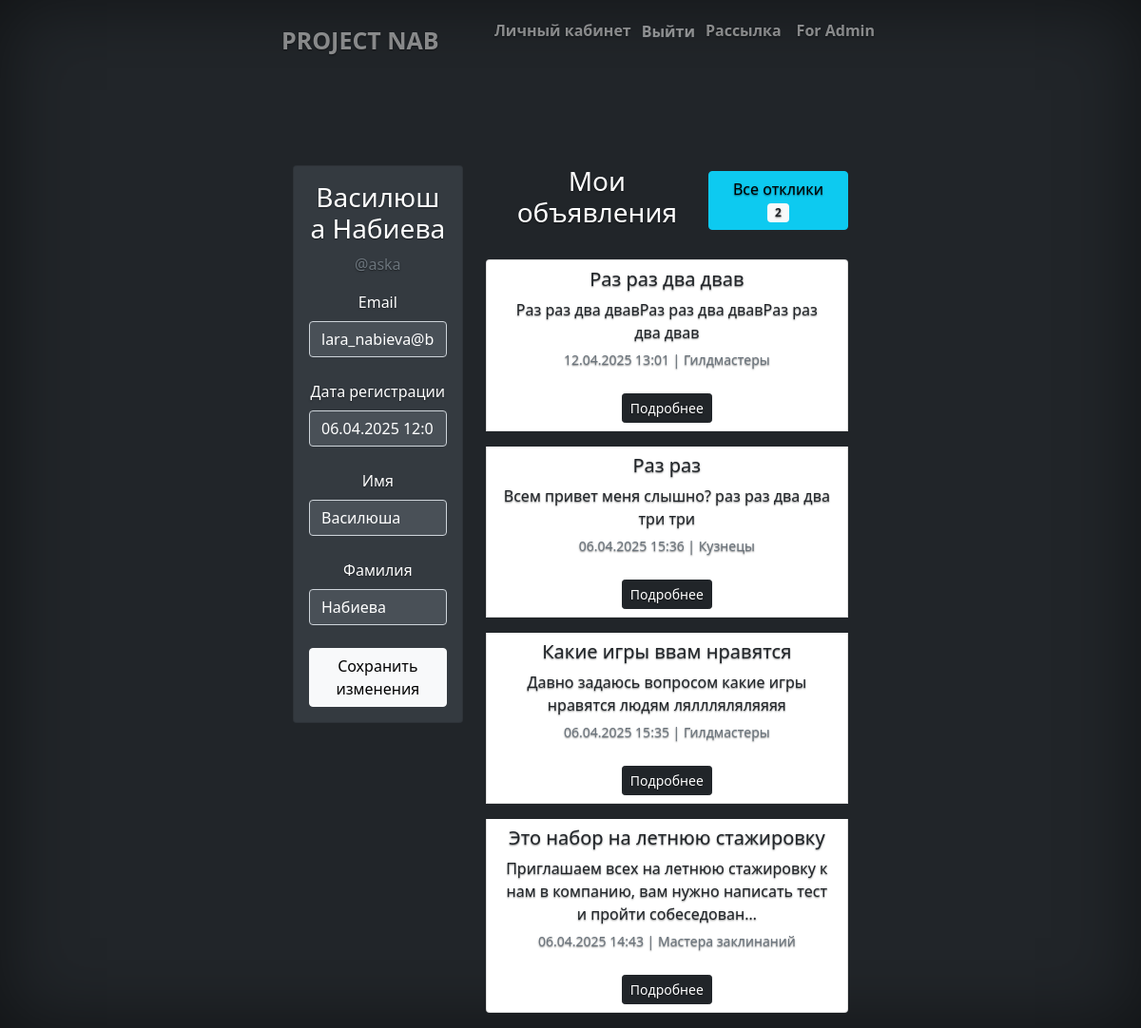
The app's page /profile/ (signed in), older data.
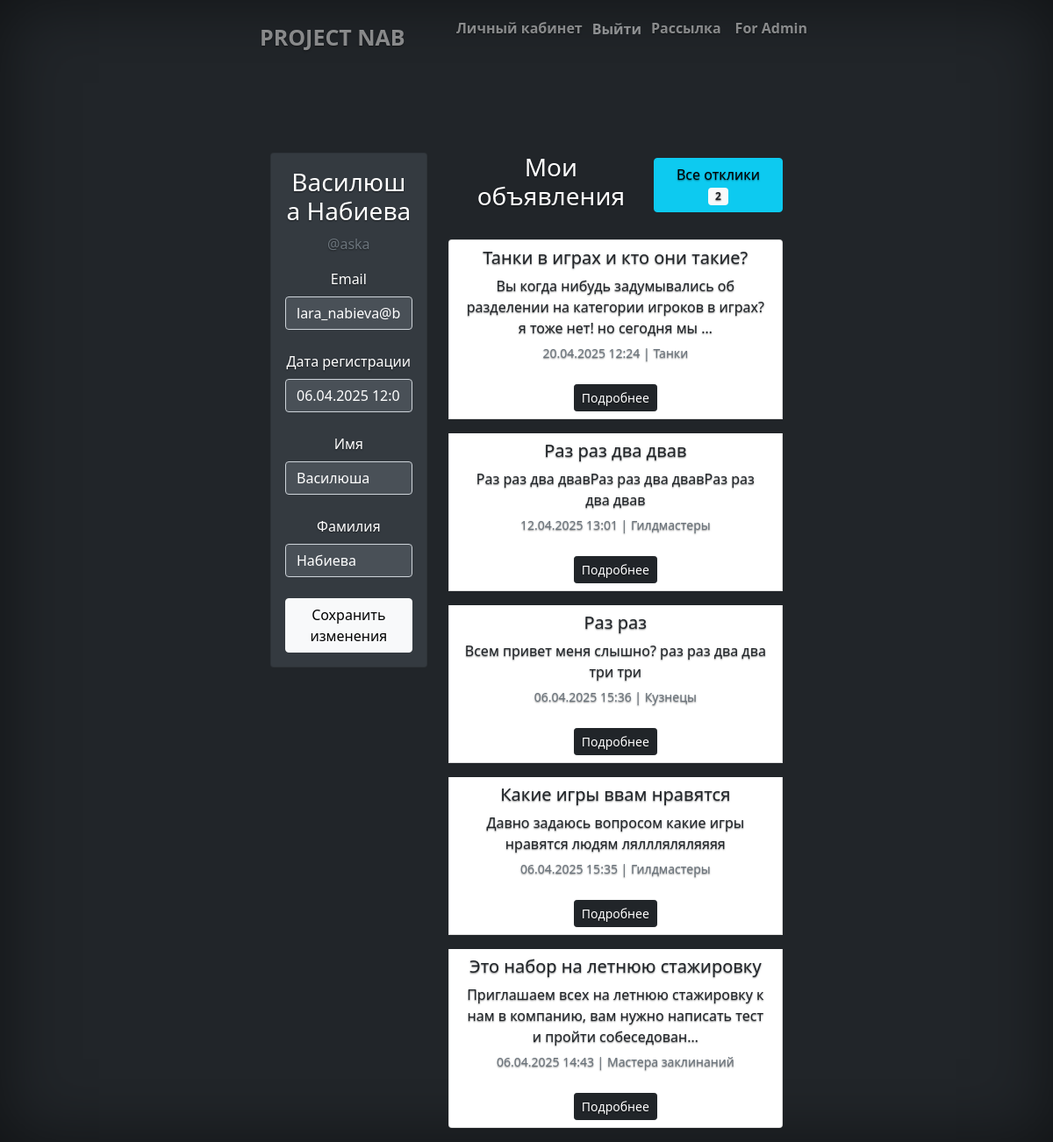
The same page, newer data.
### board/models.py (models this page shows, shortened)
class Announcements(models.Model):
    header = models.CharField(max_length=200)
    text = models.TextField()
    image = models.ImageField(upload_to='board_images', null=True, blank=True)
    date_publication = models.DateTimeField(auto_now_add=True)
    author = models.ForeignKey(User, on_delete=models.CASCADE)
    category = models.ForeignKey(Categories, on_delete=models.CASCADE, null=True)
    class Meta:
        verbose_name = 'Объявление'
        verbose_name_plural = 'Объявления'
        ordering = ['-date_publication']

class Categories(models.Model):
    name = models.CharField(max_length=100, unique=True)
    class Meta:
        verbose_name = 'Категория'
        verbose_name_plural = 'Категории'

### board/views.py (the view)
# urls.py: path('profile/', profile, name='profile'),
@login_required
def profile(request):
    if request.method == 'POST':
        request.user.first_name = request.POST.get('first_name', '')
        request.user.last_name = request.POST.get('last_name', '')
        request.user.save()
        messages.success(request, 'Профиль успешно обновлен')
        return redirect('profile')
    announcements = Announcements.objects.filter(author=request.user).order_by('-date_publication')
    responses = Response.objects.filter(announcements__author=request.user).select_related('announcements', 'user', 'status')
    context = {
        'announcements': announcements,
        'responses': responses[:5],
        'responses_count': responses.count(),
    }
    return render(request, 'profile/profile.html', context)

### templates/profile/profile.html (shortened to what this page needs)
{% extends 'flatpages/default.html' %}
{% block content %}
<div class="container mt-4">
    <div class="row">
        <div class="col-md-4">
            <div class="card mb-5" style="background-color: #343a40; color: white;">
                <div class="card-body">
                    <h3>{{ user.get_full_name }}</h3>
                    <p class="text-muted">@{{ user.username }}</p>
                    <form method="post">
                        <div class="mb-4">
                            <label class="form-label">Email</label>
                            <input type="email" class="form-control" value="{{ user.email }}" readonly style="background-color: #495057; color: white;">
                        </div>
                        <div class="mb-4">
                            <label class="form-label">Дата регистрации</label>
                            <input type="text" class="form-control" value="{{ user.date_joined|date:'d.m.Y H:i' }}" readonly style="background-color: #495057; color: white;">
                        </div>
                        <div class="mb-4">
                            <label for="id_first_name" class="form-label">Имя</label>
                            <input type="text" class="form-control" id="id_first_name" name="first_name" value="{{ user.first_name }}" style="background-color: #495057; color: white;">
                        </div>
                        <div class="mb-4">
                            <label for="id_last_name" class="form-label">Фамилия</label>
                            <input type="text" class="form-control" id="id_last_name" name="last_name" value="{{ user.last_name }}" style="background-color: #495057; color: white;">
                        </div>
                        <button type="submit" class="btn btn-light">Сохранить изменения</button>
                    </form>
                </div>
            </div>
        </div>
        <div class="col-md-8">
            <div class="d-flex justify-content-between align-items-center mb-4">
                <h3>Мои объявления</h3>
                <a href="{% url 'board:response-list' %}" class="btn btn-info">
                    Все отклики <span class="badge bg-light text-dark">{{ responses_count }}</span>
                </a>
            </div>
            {% if announcements %}
                <div class="list-group">
                    {% for announcement in announcements %}
                    <div class="list-group-item mb-3">
                        <div class="d-flex justify-content-between">
                            <div>
                                <h5>{{ announcement.header }}</h5>
                                <p class="mb-1">{{ announcement.text|truncatechars:100 }}</p>
                                <small class="text-muted">
                                    {{ announcement.date_publication|date:"d.m.Y H:i" }} |
                                    {{ announcement.category.name }}
                                </small>
                            </div>
                        </div>
                        <br>
                        <a href="{% url 'board:announcement-detail' pk=announcement.pk %}" class="btn btn-dark btn-sm align-self-start mt-auto">
                            Подробнее
                        </a>
                    </div>
                    {% endfor %}
                </div>
            {% else %}
                <div class="alert alert-info">
                    У вас пока нет объявлений. <a href="#" class="alert-link">Создать первое объявление</a>
                </div>
            {% endif %}
        </div>
    </div>
</div>
{% endblock %}

Row changes from the older to the newer data that the page shows:
added Announcements: header "Танки в играх и кто они такие?", text "Вы когда нибудь задумывались об разделении на категории игроков в играх? я тоже нет! но сегодня мы …", date_publication "20.04.2025 12:24", category.name "Танки"
